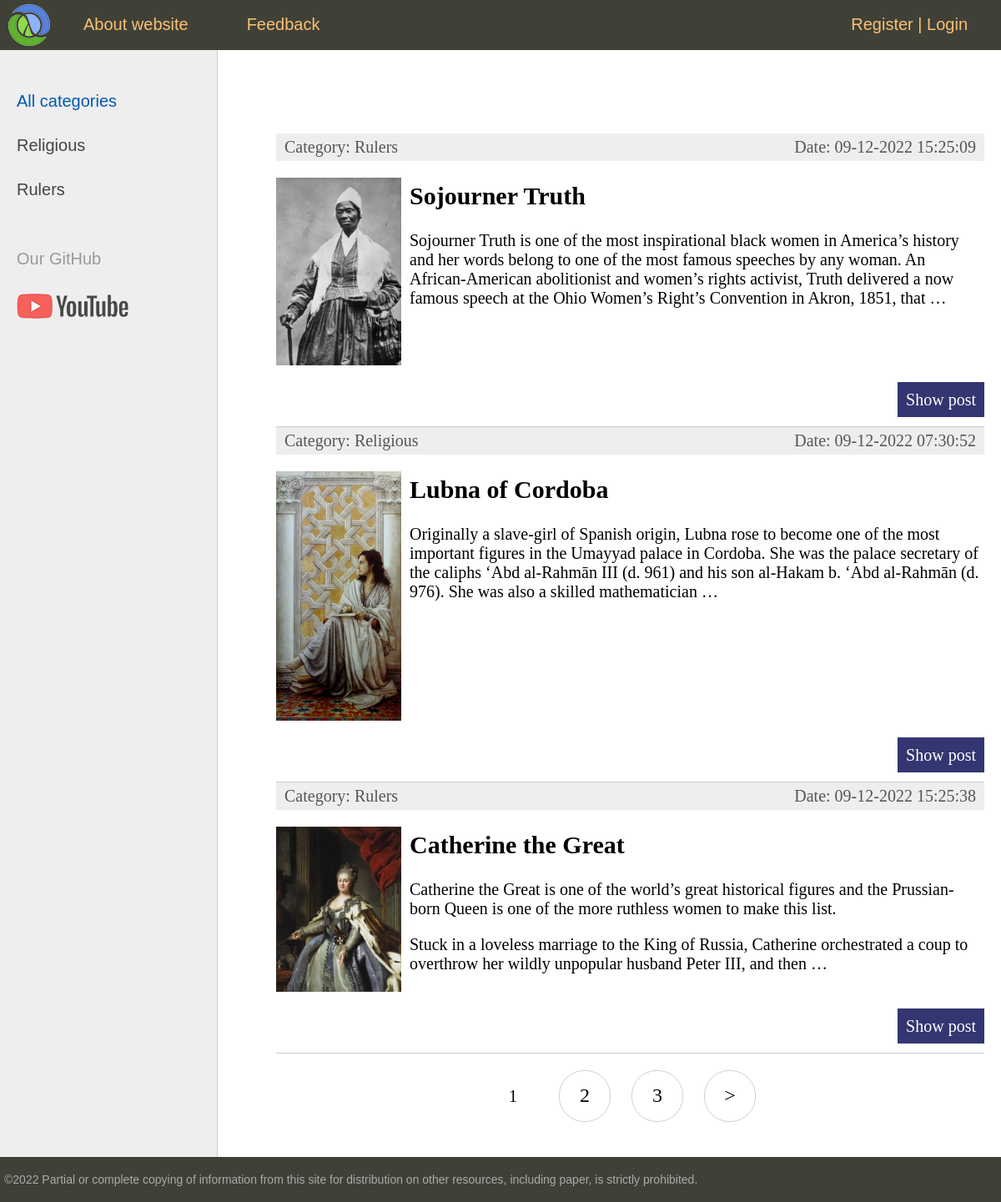
The page / on the database its author committed.
### women/models.py (models this page shows, shortened)
class Category(models.Model):
    name = models.CharField(max_length=100, db_index=True, verbose_name='Category')
    slug = models.SlugField(max_length=255, unique=True, db_index=True, verbose_name='URL')
    def get_absolute_url(self):
        return reverse('category', kwargs={'cat_slug': self.slug})
    class Meta:
        verbose_name = 'Category'
        verbose_name_plural = "Categories"
        ordering = ['id']

class Women(models.Model):
    title = models.CharField(max_length=250, verbose_name='Title')
    slug = models.SlugField(max_length=255, unique=True, db_index=True, verbose_name='URL')
    content = models.TextField(blank=True, verbose_name="Article's content")
    photo = models.ImageField(upload_to='photos/%Y/%m/%d/', blank=True)
    time_create = models.DateTimeField(auto_now_add=True)
    time_update = models.DateTimeField(auto_now=True)
    is_published = models.BooleanField(default=True)
    cat = models.ForeignKey('Category', on_delete=models.PROTECT, verbose_name='Category')
    def get_absolute_url(self):
        return reverse('post', kwargs={'post_slug': self.slug})
    class Meta:
        verbose_name = verbose_name_plural = 'Famous Women'
        ordering = ['-time_create', 'title']

### women/views.py (the view)
# urls.py: path('', WomenHome.as_view(), name='home'),
class WomenHome(DataMixin, ListView):
    model = Women
    template_name = 'women/index.html'
    context_object_name = 'posts'
    def get_context_data(self, *, object_list=None, **kwargs):
        context = super(WomenHome, self).get_context_data(**kwargs)
        c_def = self.get_user_context(title='Main page')
        return dict(list(context.items()) + list(c_def.items()))  # combining dictionaries
    def get_queryset(self):  # We chose what we need to get from the model
        return Women.objects.filter(is_published=True).select_related(
            'cat')  # greedy query to reduce the load on the database

### women/utils.py (called while the page is built)
    def get_user_context(self, **kwargs):
        context = kwargs
        cats = cache.get('cats')
        if not cats:
            cats = Category.objects.annotate(Count('women'))  # we did it because we have to get count of women's objects
            cache.set('cats', cats, 60)
        context['cats'] = cats
        user_menu = menu.copy()
        if not self.request.user.is_authenticated:
            user_menu.pop(1)
        context['menu'] = user_menu
        if 'cat_selected' not in context:
            context['cat_selected'] = 0
        return context

### women/templates/women/index.html (shortened to what this page needs)
{% extends 'women/base.html' %}
{% block content %}
    <ul class="list-articles">
        {% for p in posts %}
            <li>
                <div class="article-panel">
                    <p class="first">Category: {{ p.cat.name }}</p>
                    <p class="last">Date: {{ p.time_update|date:'d-m-Y H:i:s' }}</p>
                </div>
                {% if p.photo %}
                <p><img src="{{ p.photo.url }}" alt="" class="img-article-left thumb"></p>
                {% endif %}
                <h2>{{ p.title }}</h2>
                {{ p.content|linebreaks|truncatewords:50 }}
                <p class="link-read-post"><a href="{{ p.get_absolute_url }}">Show post</a></p>
            </li>
        {% endfor %}
    </ul>
{% endblock %}

### women/templates/women/base.html (shortened to what this page needs)
{% load static %}
{% load women_tags %}
<!DOCTYPE html>
<html>
<head>
    <link type="text/css" href="{% static 'women/css/styles.css' %}" rel="stylesheet"/>
</head>
<body>
<table class="table-page" border=0 cellpadding="0" cellspacing="0">
    <tr>
        <td valign=top>
            {% block mainmenu %}
                <div class="header">
                    <ul id="mainmenu" class="mainmenu">
                        <li class="logo"><a href="{% url 'home' %}">
                            <div class="logo"></div>
                        </a>
                            {% for m in menu %}
                                <li><a href="{% url m.url_name %}">{{ m.title }}</a></li>
                            {% endfor %}
                        <li class="last">
                            {% if request.user.is_authenticated %}
                                <li class="last">Hi, {{ user.username|title }} | <a href="{% url 'logout' %}">Logout</a>
                                </li>
                            {% else %}
                                <a href="{% url 'register' %}">Register</a> | <a href="{% url 'login' %}">Login</a>
                            {% endif %}
                        </li>
                    </ul>
                </div>
            {% endblock mainmenu %}
            <table class="table-content" border=0 cellpadding="0" cellspacing="0">
                <tr>
                    <td valign="top" class="left-chapters">
                        <ul id="leftchapters">
                            {% if cat_selected == 0 %}
                                <li class="selected">All categories</li>
                            {% else %}
                                <li><a href="{% url 'home' %}">All categories</a></li>
                            {% endif %}
                            {% for c in cats %}
                                {% if c.women__count > 0 %}
                                    {% if c.slug == cat_selected %}
                                        <li class="selected">{{ c.name }}</li>
                                    {% else %}
                                        <li><a href="{{ c.get_absolute_url }}">{{ c.name }}</a></li>
                                    {% endif %}
                                {% endif %}
                            {% endfor %}
                            <li class="share">
                                <p>Our GitHub</p>
                                <a class="share-yt" href="https://github.com/brestok-1" target="_blank"
                                   rel="nofollow"></a>
                            </li>
                        </ul>
                    </td>
                    <td valign="top" class="content">
                        <div class="content-text">
                            {% block content %}
                            {% endblock %}
                            {% if page_obj.has_other_pages %}
                                <nav class="list-pages">
                                    <ul>
                                        {% for p in paginator.page_range %}
                                            {% if page_obj.number == p %}
                                                <li class="page-num page-num-selected">{{ p }}</li>
                                                {% elif p >= page_obj.number|add:-2 and p <= page_obj.number|add:2 %}
                                                <li class="page-num">
                                                    <a href="?page={{ p }}">{{ p }}</a>
                                                </li>
                                            {% endif %}
                                        {% endfor %}
                                        {% if page_obj.has_next %}
                                            <li class="page-num">
                                                <a href="?page={{ page_obj.next_page_number }}">&gt;</a>
                                            </li>
                                        {% endif %}
                                    </ul>
                                </nav>
                            {% endif %}
                        </div>
                    </td>
                </tr>
            </table>
        </td>
    </tr>
    <tr>
        <td valign=top>
            <div id="footer">
                <p>&copy;2022 Partial or complete copying of information from this site for distribution on other
                    resources, including paper, is strictly prohibited.</p>
            </div>
        </td>
    </tr>
</table>
</body>
</html>

### women/static/women/css/styles.css (style rules this page uses)
html, body { font-family: 'Arial'; margin: 0; padding: 0; height: 100%; width: 100%; color: #444; }
a { color: #0059b2; text-decoration: none; }
img { max-width: 600px; height: auto; }
img.img-article-left { max-width: 300px; height: auto; float: left; padding: 0 10px 10px 0; }
img.img-article-left.thumb { max-width: 150px; height: auto; }
p.link-read-post { text-align: right; }
p.link-read-post a { padding: 10px; min-width: 100px; background: #333671; color: #fff; text-decoration: none; }
div.article-panel { background: #eee; padding: 5px 10px 5px 10px; box-sizing: border-box; overflow: hidden; color: #555; }
div.article-panel p.first { margin: 0; float: left; }
div.article-panel p.last { margin: 0; float: right; }
ul.list-articles { list-style: none; margin: 0; padding: 0; }
ul.list-articles li { border-bottom: 1px solid #ccc; }
.table-page { width: 100%; height: 100%; vertical-align: top; }
.table-page tr { height: 100%; }
.header { background: #3F4137; height: 60px; }
.logo { background: url('../images/logo.png') no-repeat 10px 5px; width: 70px; height: 60px; }
ul.mainmenu { list-style: none; margin: 0; padding: 0; height: 60px; color: #fdc073; font-size: 20px; overflow: hidden; }
ul.mainmenu li { float: left; margin: 18px 40px 0 30px; }
ul.mainmenu li.logo { margin: 0; }
ul.mainmenu li.last { float: right; }
ul.mainmenu li a { color: #fdc073; text-decoration: none; }
.table-content { width: 100%; min-height: 100%; height: 100%; }
.left-chapters { margin: 0; background: #eee; border-right: 1px solid #ccc; min-height: 100%; }
.left-chapters ul { width: 230px; min-height: 100%; margin: 0; padding: 20px 10px 10px 20px; list-style: none; font-size: 20px; }
.left-chapters ul li { margin: 30px 0 0 0; color: #999; }
.left-chapters ul li.selected { color: #0059b2; }
.left-chapters ul li a { color: #444; text-decoration: none; }
.left-chapters ul li.share { margin: 60px 0 0 0; }
.left-chapters ul li.share p { margin: 30px 0 30px 0; }
.left-chapters ul li.share a { display: inline-block; width: 40px; height: 40px; margin: 0 20px 0 0; }
.left-chapters ul li.share a.share-yt { width: 100%; height: 30px; background: url('../images/share_yt.png') no-repeat 0 0 }
.content { padding: 40px 20px 20px 40px; width: 100%; box-sizing: border-box; }
.content-text { margin: 60px 0 0 30px; color: #000; font-size: 20px; font-family: Yandex Sans Display Light; }
#footer { box-sizing: border-box; background: #3F4137; padding: 5px; color: #aaa; font-size: 14px; font-family: Verdana, Geneva, Arial, Helvetica; text-align: left; overflow: hidden; }
.list-pages { text-align: center; margin: 0 0 20px 0; }
.list-pages ul { margin: 20px 0 0 0; padding: 0; list-style: none; }
.list-pages ul li { display: inline-block; margin: 0 20px 0 0; }
.list-pages a { color: #000; font-size: 24px; text-decoration: none; }
.list-pages .page-num, .page-num-selected { display: inline-block; width: 60px; height: 44px; padding: 16px 0 0 0; border: 1px solid #d0d0d0; border-radius: 30px; }
.list-pages .page-num-selected { border: none; color: #000; font-size: 20px; }

### rows shown on the page
Category: name "Religious"
Category: name "Rulers"
Women: cat.name "Rulers", time_update "09-12-2022 15:25:09", photo (picture), title "Sojourner Truth", content "Sojourner Truth is one of the most inspirational black women in America’s history and her words belong to one of the most famous speeches by any woman. An African-American abolitionist and women’s rights activist, Truth delivered a now famous speech at the Ohio Women’s Right’s Convention in Akron, 1851, that …"
Women: cat.name "Religious", time_update "09-12-2022 07:30:52", photo (picture), title "Lubna of Cordoba", content "Originally a slave-girl of Spanish origin, Lubna rose to become one of the most important figures in the Umayyad palace in Cordoba. She was the palace secretary of the caliphs ‘Abd al-Rahmān III (d. 961) and his son al-Hakam b. ‘Abd al-Rahmān (d. 976). She was also a skilled mathematician …"
Women: cat.name "Rulers", time_update "09-12-2022 15:25:38", photo (picture), title "Catherine the Great", content "Catherine the Great is one of the world’s great historical figures and the Prussian-born Queen is one of the more ruthless women to make this list. Stuck in a loveless marriage to the King of Russia, Catherine orchestrated a coup to overthrow her wildly unpopular husband Peter III, and then …"

### other values the page prints
{{ m.title }} "About website" "Feedback"
{{ p }} "1"
{{ p }} "2" "3"
